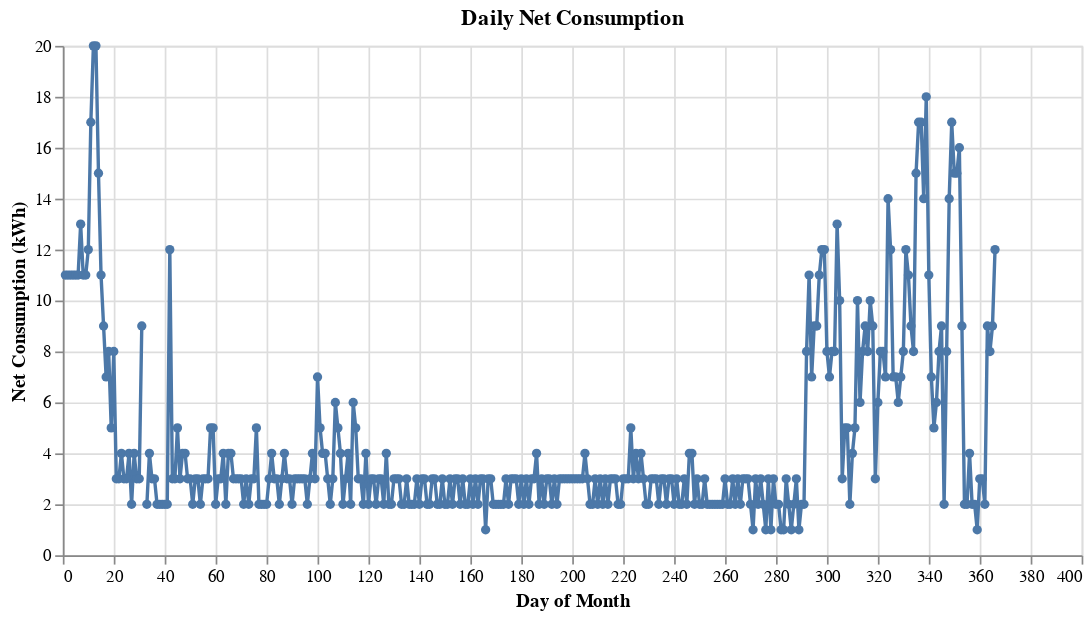

Source (notebook cell):
### Code cell
import altair as alt

chart = alt.Chart(streamclean).mark_line(point=True).encode(
    x=alt.X('Day:Q', title='Day of Month'),
    y=alt.Y('Net Consumption (kWh):Q', title='Net Consumption (kWh)'),
    tooltip=[
        alt.Tooltip('Dates:T', title='Date'),
        alt.Tooltip('Net Consumption (kWh):Q', title='Consumption (kWh)'),
    ]
).properties(
    width=600,
    height=300,
    title='Daily Net Consumption'
)

chart.display()

### Figure 1 — Vega-Lite specification as saved in the notebook (floating-point values rounded to 4 significant figures; data arrays with more than 128 entries replaced by an {"elided": "..."} marker saying what was removed)
{"config": {"view": {"continuousWidth": 300, "continuousHeight": 300}}, "data": {"name": "data-d2a382ca617c870deebb9fab69573dcc"}, "mark": {"type": "line", "point": true}, "encoding": {"tooltip": [{"field": "Dates", "title": "Date", "type": "temporal"}, {"field": "Net Consumption (kWh)", "title": "Consumption (kWh)", "type": "quantitative"}], "x": {"field": "Day", "title": "Day of Month", "type": "quantitative"}, "y": {"field": "Net Consumption (kWh)", "title": "Net Consumption (kWh)", "type": "quantitative"}}, "height": 300, "title": "Daily Net Consumption", "width": 600, "$schema": "https://vega.github.io/schema/vega-lite/v5.17.0.json", "datasets": {"data-d2a382ca617c870deebb9fab69573dcc": {"elided": "366 records"}}}
